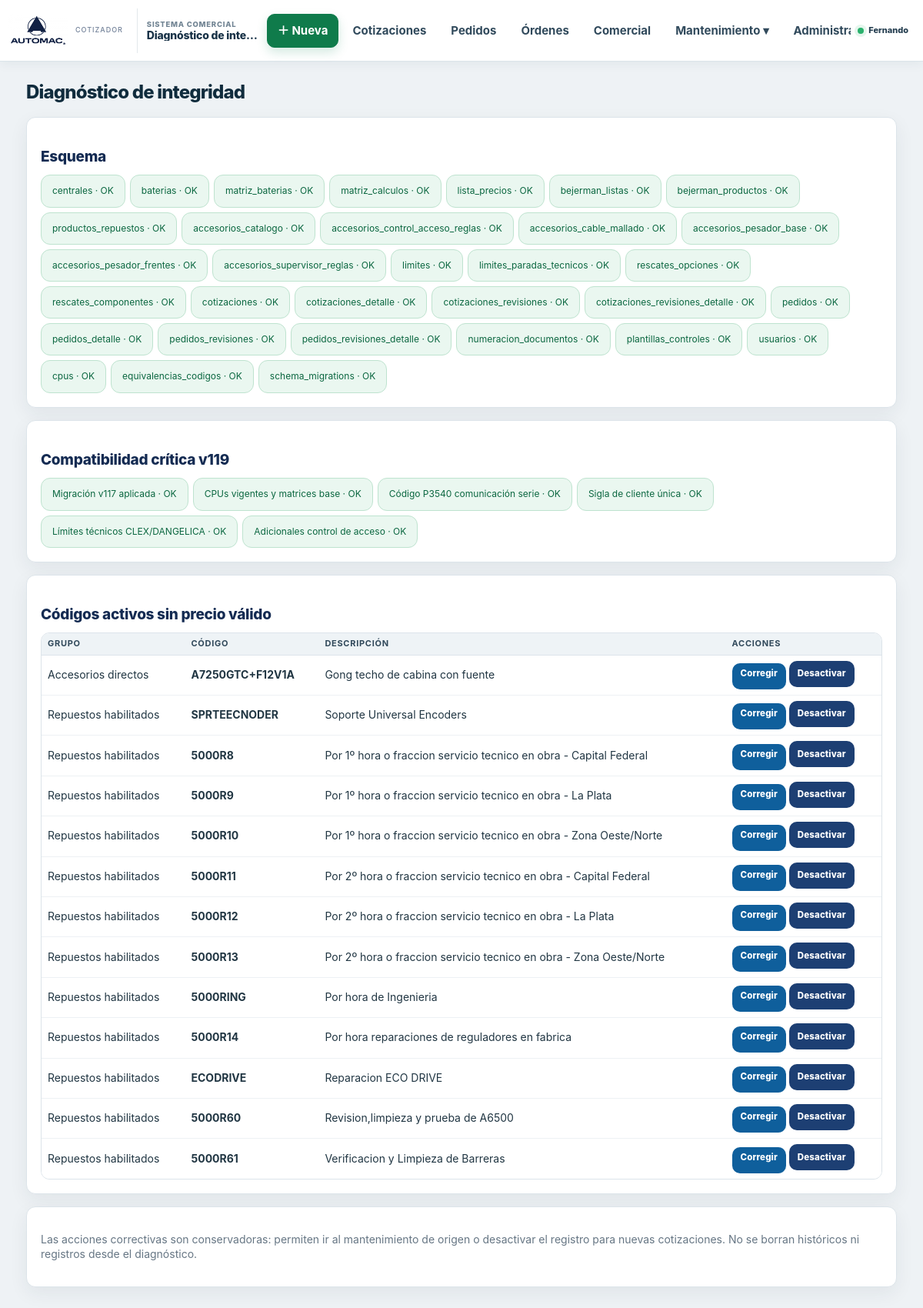
Page /diagnostico_catalogos.php (signed in) on the committed database.
### tables this page shows
CREATE TABLE `accesorios_catalogo` (
  `accesorio_id` int(10) UNSIGNED NOT NULL,
  `accesorio_clave` varchar(80) NOT NULL,
  `accesorio_nombre` varchar(255) NOT NULL,
  `accesorio_categoria` varchar(80) NOT NULL DEFAULT 'General',
  `accesorio_tipo` enum('CODIGO_DIRECTO','CALCULO_ESPECIAL','LIMITES') NOT NULL DEFAULT 'CODIGO_DIRECTO',
  `accesorio_codigo` varchar(100) DEFAULT NULL,
  `accesorio_utilidad` decimal(10,4) NOT NULL DEFAULT 1.0000,
  `accesorio_modo_cantidad` enum('MANUAL','FIJA','POR_EQUIPO','POR_PARADA','MATRIZ','AUTOMATICA') NOT NULL DEFAULT 'MANUAL',
  `accesorio_cantidad_base` decimal(10,2) NOT NULL DEFAULT 1.00,
  `accesorio_cantidad_editable` enum('SI','NO') NOT NULL DEFAULT 'SI',
  `accesorio_activo` enum('SI','NO') NOT NULL DEFAULT 'SI',
  `accesorio_orden` int(11) NOT NULL DEFAULT 0,
  `accesorio_observaciones` varchar(255) NOT NULL DEFAULT ''
);

CREATE TABLE `productos_repuestos` (
  `producto_repuesto_id` int(11) NOT NULL,
  `codigo` varchar(100) NOT NULL,
  `descripcion` varchar(500) NOT NULL,
  `categoria` varchar(150) DEFAULT NULL,
  `costo_referencia` decimal(18,4) NOT NULL DEFAULT 0.0000,
  `costo_tipo` varchar(20) NOT NULL DEFAULT 'BEJERMAN',
  `formula_costo` varchar(2000) DEFAULT NULL,
  `costo_fijo` decimal(18,4) DEFAULT NULL,
  `utilidad` decimal(12,4) NOT NULL DEFAULT 1.0000,
  `factor_descuento_15` decimal(12,6) NOT NULL DEFAULT 0.850000,
  `factor_descuento_30` decimal(12,6) NOT NULL DEFAULT 0.700000,
  `observaciones` varchar(1000) DEFAULT NULL,
  `es_neto` tinyint(1) NOT NULL DEFAULT 0,
  `iva_porcentaje` decimal(8,2) NOT NULL DEFAULT 21.00,
  `advertencia` varchar(1000) DEFAULT NULL,
  `habilitado` tinyint(1) NOT NULL DEFAULT 1,
  `fecha_actualizacion` datetime NOT NULL DEFAULT current_timestamp() ON UPDATE current_timestamp()
);

### schema_guard.php (called while the page is built, shortened)
<?php
function esquemaTablaExiste(mysqli $conexion, string $tabla): bool
{
    static $cache = array();
    $clave = spl_object_id($conexion) . '|' . strtolower($tabla);
    if (array_key_exists($clave, $cache)) return $cache[$clave];
    $stmt = $conexion->prepare('SELECT 1 FROM information_schema.tables WHERE table_schema=DATABASE() AND table_name=? LIMIT 1');
    $stmt->bind_param('s', $tabla);
    $stmt->execute();
    $ok = (bool)$stmt->get_result()->fetch_row();
    return $cache[$clave] = $ok;
}
function esquemaColumnaExiste(mysqli $conexion, string $tabla, string $columna): bool
{
    static $cache = array();
    $clave = spl_object_id($conexion) . '|' . strtolower($tabla) . '|' . strtolower($columna);
    $stmt = $conexion->prepare('SELECT 1 FROM information_schema.columns WHERE table_schema=DATABASE() AND table_name=? AND column_name=? LIMIT 1');
    $stmt->bind_param('ss', $tabla, $columna);
    $stmt->execute();
    $ok = (bool)$stmt->get_result()->fetch_row();
    return $cache[$clave] = $ok;
}
function verificarTablaColumnas(mysqli $conexion, string $tabla, array $columnas = array(), string $migracion = ''): void
{
    if (!esquemaTablaExiste($conexion, $tabla)) {
        $msg = "Falta la tabla requerida {$tabla}.";
        if ($migracion !== '') $msg .= " Ejecute {$migracion}.";
        throw new RuntimeException($msg);
    }
    foreach ($columnas as $columna) {
        if (!esquemaColumnaExiste($conexion, $tabla, $columna)) {
            $msg = "Falta la columna requerida {$tabla}.{$columna}.";
            if ($migracion !== '') $msg .= " Ejecute {$migracion}.";
            throw new RuntimeException($msg);
        }
    }
}

### auth.php (called while the page is built, shortened)
<?php
function asegurarSistemaUsuarios(mysqli $conexion): void
{
    require_once __DIR__ . '/schema_guard.php';
    try {
        verificarTablaColumnas($conexion, 'usuarios', array(
            'usuario_id','usuario_login','usuario_nombre','usuario_password','usuario_rol',
            'usuario_activo','usuario_debe_cambiar_clave'
        ), 'migracion_consolidacion_v59.sql');
    } catch (Throwable $e) {
        die('La base de datos no tiene el esquema requerido: ' . htmlspecialchars($e->getMessage(), ENT_QUOTES, 'UTF-8'));
    }
    asegurarAuditoriaActividad($conexion);
}

### auditoria_actividad.php (called while the page is built, shortened)
<?php
function asegurarAuditoriaActividad(mysqli $conexion): void
{
    static $hecho=false; if($hecho)return; $hecho=true;
    require_once __DIR__ . '/schema_guard.php';
    verificarTablaColumnas($conexion, 'auditoria_actividad', array('actividad_id','fecha','usuario_id','usuario_login','usuario_nombre','usuario_rol','modulo','accion','detalle','referencia','pagina','metodo','ip'), 'migracion_mejoras_integrales_v427.sql');
}
?>

### diagnostico_catalogos.php (the view, shortened to what this page needs)
<?php
session_start();require_once 'conexion.php';require_once 'auth.php';asegurarSistemaUsuarios($conexion);exigirRoles(array('ADMINISTRADOR'));
if (strtoupper((string)($_SERVER['REQUEST_METHOD'] ?? 'GET')) === 'POST') {
    automacValidarCsrf(true);
}require_once 'schema_guard.php';
function dgE($v){return htmlspecialchars((string)$v,ENT_QUOTES,'UTF-8');}
$tablas=array('centrales','baterias','matriz_baterias','matriz_calculos','lista_precios','bejerman_listas','bejerman_productos','productos_repuestos','accesorios_catalogo','accesorios_control_acceso_reglas','accesorios_cable_mallado','accesorios_pesador_base','accesorios_pesador_frentes','accesorios_supervisor_reglas','limites','limites_paradas_tecnicos','rescates_opciones','rescates_componentes','cotizaciones','cotizaciones_detalle','cotizaciones_revisiones','cotizaciones_revisiones_detalle','pedidos','pedidos_detalle','pedidos_revisiones','pedidos_revisiones_detalle','numeracion_documentos','plantillas_controles','usuarios','cpus','equivalencias_codigos','schema_migrations');
$estadoTablas=array();foreach($tablas as $t)$estadoTablas[$t]=esquemaTablaExiste($conexion,$t);
$faltantes=array();
$criticos=array();
$agregarCritico=function($nombre,$ok,$detalle='')use(&$criticos){$criticos[]=array('nombre'=>$nombre,'ok'=>(bool)$ok,'detalle'=>$detalle);};
$queries=array(
 'Accesorios directos'=>array('tipo'=>'accesorio','editar'=>'mantenimiento_accesorios.php','sql'=>"SELECT a.accesorio_id id,a.accesorio_codigo codigo,a.accesorio_nombre descripcion FROM accesorios_catalogo a LEFT JOIN lista_precios lp ON TRIM(lp.precios_codigo)=TRIM(a.accesorio_codigo) WHERE a.accesorio_activo='SI' AND a.accesorio_tipo='CODIGO_DIRECTO' AND a.accesorio_codigo IS NOT NULL AND (lp.precios_codigo IS NULL OR lp.precios_costo<=0)"),
 'Límites'=>array('tipo'=>'limite','editar'=>'mantenimiento_accesorios.php','sql'=>"SELECT l.limite_id id,l.limite_codigo codigo,l.limite_nombre descripcion FROM limites l LEFT JOIN lista_precios lp ON TRIM(lp.precios_codigo)=TRIM(l.limite_codigo) WHERE l.limite_activo='SI' AND (lp.precios_codigo IS NULL OR lp.precios_costo<=0)"),
 'Componentes de rescate'=>array('tipo'=>'rescate','editar'=>'mantenimiento_control.php?tab=baterias','sql'=>"SELECT rc.componente_id id,rc.componente_codigo codigo,CONCAT('Rescate #',rc.rescate_id) descripcion FROM rescates_componentes rc LEFT JOIN lista_precios lp ON TRIM(lp.precios_codigo)=TRIM(rc.componente_codigo) WHERE rc.componente_activo='SI' AND (lp.precios_codigo IS NULL OR lp.precios_costo<=0)"),
 'Repuestos habilitados'=>array('tipo'=>'repuesto','editar'=>'mantenimiento_repuestos.php','sql'=>"SELECT r.producto_repuesto_id id,r.codigo,r.descripcion FROM productos_repuestos r WHERE r.habilitado=1 AND COALESCE(r.costo_referencia,0)<=0 LIMIT 100")
);
foreach($queries as $grupo=>$cfg){$r=$conexion->query($cfg['sql']);if($r)while($f=$r->fetch_assoc())$faltantes[]=array('grupo'=>$grupo,'codigo'=>$f['codigo'],'descripcion'=>$f['descripcion'],'id'=>(int)$f['id'],'tipo'=>$cfg['tipo'],'editar'=>$cfg['editar']);}
?>
<!doctype html><html lang="es"><head></head><body><?php require 'menu.php';?><main class="wrap"><h1>Diagnóstico de integridad</h1><section class="card"><h2>Esquema</h2><div class="chips"><?php foreach($estadoTablas as $t=>$ok):?><span class="chip <?=$ok?'ok':'bad'?>"><?=dgE($t)?> · <?=$ok?'OK':'FALTA'?></span><?php endforeach;?></div></section><section class="card"><h2>Compatibilidad crítica v119</h2><div class="chips"><?php foreach($criticos as $c):?><span class="chip <?=$c['ok']?'ok':'bad'?>" title="<?=dgE($c['detalle'])?>"><?=dgE($c['nombre'])?> · <?=$c['ok']?'OK':'REVISAR'?></span><?php endforeach;?></div></section><section class="card"><h2>Códigos activos sin precio válido</h2><?php if(!$faltantes):?><p class="ok" style="padding:10px;border-radius:8px">No se detectaron faltantes en los catálogos auditados.</p><?php else:?><table><thead><tr><th>Grupo</th><th>Código</th><th>Descripción</th><th>Acciones</th></tr></thead><tbody><?php foreach($faltantes as $f):?><tr><td><?=dgE($f['grupo'])?></td><td><strong><?=dgE($f['codigo'])?></strong></td><td><?=dgE($f['descripcion'])?></td><td><a class="btn" href="<?=dgE($f['editar'])?>">Corregir</a> <form method="post" style="display:inline" onsubmit="return confirm('¿Desactivar este registro para nuevas cotizaciones? No se borrarán históricos.');"><button class="btn danger" type="submit">Desactivar</button></form></td></tr><?php endforeach;?></tbody></table><?php endif;?></section><section class="card"><p>Las acciones correctivas son conservadoras: permiten ir al mantenimiento de origen o desactivar el registro para nuevas cotizaciones. No se borran históricos ni registros desde el diagnóstico.</p></section></main></body></html>

### cotizador-v15.css (style rules this page uses)
html { --v15-top:80px!important; --v15-nav:68px!important; }

### diagnostico_catalogos.php (style rules this page uses)
body { font-family:Arial;background:#f4f7f8;color:#183142;margin:0 }
.wrap { max-width:1200px;margin:18px auto;padding:0 18px }
.card { background:#fff;border:1px solid #dbe3e8;border-radius:12px;padding:16px;margin-bottom:16px }
.chips { display:flex;flex-wrap:wrap;gap:6px }
.chip { font-size:12px;padding:5px 8px;border-radius:999px }
.ok { background:#e7f7ee;color:#11603a }
table { width:100%;border-collapse:collapse;font-size:12px }
th,td { padding:6px;border-bottom:1px solid #e2e8ec;text-align:left }
th { background:#f6f9fa }
.btn { display:inline-block;padding:6px 9px;border:0;border-radius:7px;background:#0f5f9c;color:#fff;text-decoration:none;font-weight:700;cursor:pointer }
.btn.danger { background:#a83636 }

### rows in the picture
accesorios_catalogo: grupo "Accesorios directos", accesorio_codigo "A7250GTC+F12V1A", accesorio_nombre "Gong techo de cabina con fuente"
productos_repuestos: grupo "Repuestos habilitados", codigo "SPRTEECNODER", descripcion "Soporte Universal Encoders"
productos_repuestos: grupo "Repuestos habilitados", codigo "5000R8", descripcion "Por 1º hora o fraccion servicio tecnico en obra - Capital Federal"
productos_repuestos: grupo "Repuestos habilitados", codigo "5000R9", descripcion "Por 1º hora o fraccion servicio tecnico en obra - La Plata"
productos_repuestos: grupo "Repuestos habilitados", codigo "5000R10", descripcion "Por 1º hora o fraccion servicio tecnico en obra - Zona Oeste/Norte"
productos_repuestos: grupo "Repuestos habilitados", codigo "5000R11", descripcion "Por 2º hora o fraccion servicio tecnico en obra - Capital Federal"
productos_repuestos: grupo "Repuestos habilitados", codigo "5000R12", descripcion "Por 2º hora o fraccion servicio tecnico en obra - La Plata"
productos_repuestos: grupo "Repuestos habilitados", codigo "5000R13", descripcion "Por 2º hora o fraccion servicio tecnico en obra - Zona Oeste/Norte"
productos_repuestos: grupo "Repuestos habilitados", codigo "5000RING", descripcion "Por hora de Ingenieria"
productos_repuestos: grupo "Repuestos habilitados", codigo "5000R14", descripcion "Por hora reparaciones de reguladores en fabrica"
productos_repuestos: grupo "Repuestos habilitados", codigo "ECODRIVE", descripcion "Reparacion ECO DRIVE"
productos_repuestos: grupo "Repuestos habilitados", codigo "5000R60", descripcion "Revision,limpieza y prueba de A6500"
productos_repuestos: grupo "Repuestos habilitados", codigo "5000R61", descripcion "Verificacion y Limpieza de Barreras"

### other values in the picture
$tituloPaginaMenu "Diagnóstico de inte…"
$nombreUsuarioMenu "Fernando"
dgE($t) "centrales"
dgE($t) "baterias"
dgE($t) "matriz_baterias"
dgE($t) "matriz_calculos"
dgE($t) "lista_precios"
dgE($t) "bejerman_listas"
dgE($t) "bejerman_productos"
dgE($t) "productos_repuestos"
dgE($t) "accesorios_catalogo"
dgE($t) "accesorios_control_acceso_reglas"
dgE($t) "accesorios_cable_mallado"
dgE($t) "accesorios_pesador_base"
dgE($t) "accesorios_pesador_frentes"
